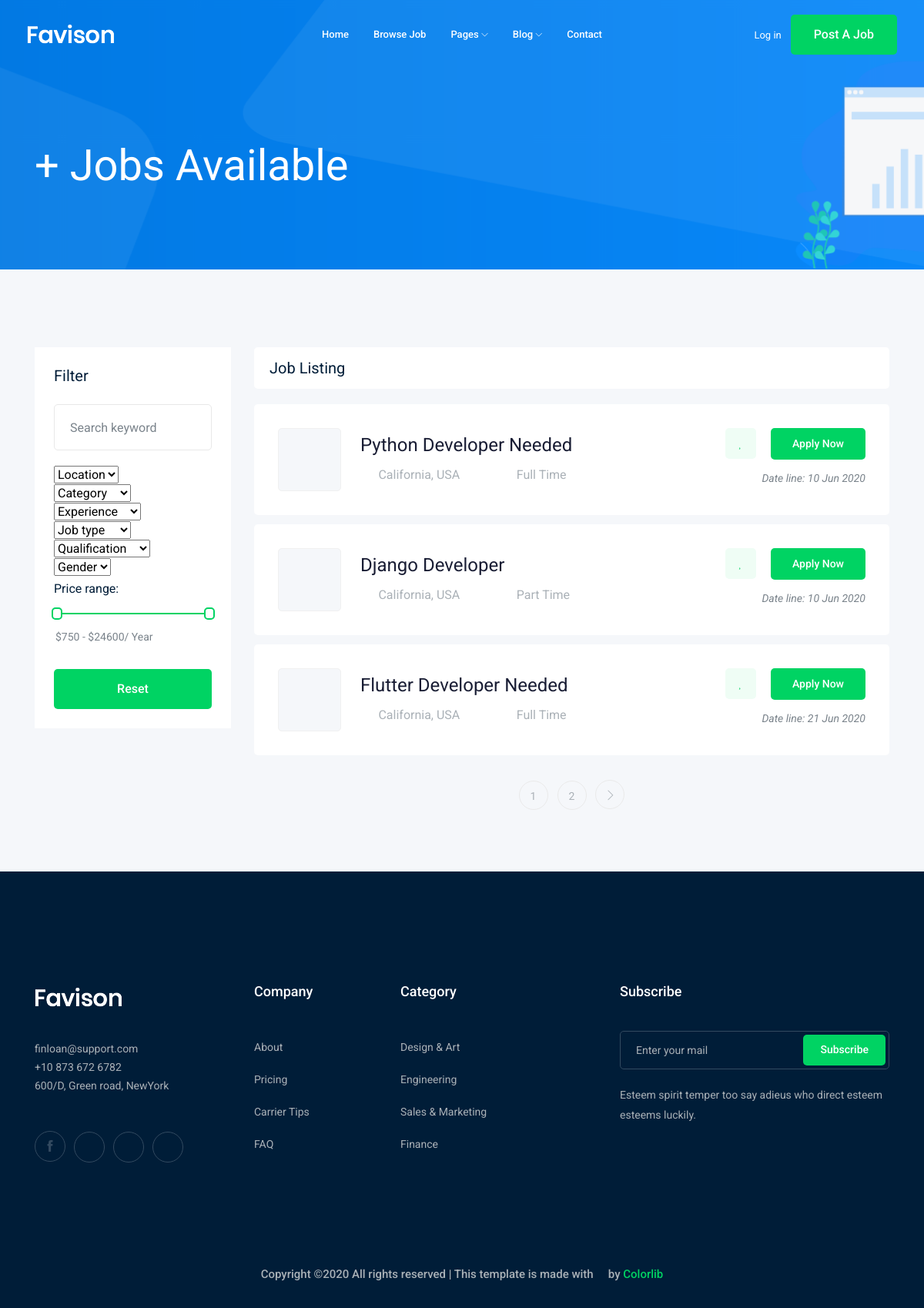
Screenshot of /jobs/ with the database file from the repository.
### job/models.py (models this page shows, shortened)
class Job(models.Model):  # table
    owner = models.ForeignKey(User, related_name='job_owner', on_delete=models.CASCADE)
    title = models.CharField(max_length=100)  # column
    job_type = models.CharField(max_length=15 , choices=JOB_TYPE)
    description = models.TextField(max_length=1000)
    published_at = models.DateTimeField(auto_now=True)
    Vacancy = models.IntegerField(default=1)
    salary = models.IntegerField(default=0)
    experience = models.IntegerField(default=1)
    category = models.ForeignKey('Category',on_delete=models.CASCADE)
    image = models.ImageField(upload_to=image_upload)
    slug = models.SlugField(blank=True, null=True)
    def __str__(self):
        return self.title

### job/views.py (the view)
# urls.py: path('',views.job_list , name='job_list'),
def job_list(request):
    job_list = Job.objects.all()
    paginator = Paginator(job_list, 3) # Show 25 contacts per page.
    page_number = request.GET.get('page')
    page_obj = paginator.get_page(page_number)
    context = {'jobs' :page_obj } # template name
    return render(request,'job/job_list.html',context)

### job/templates/job/job_list.html (shortened to what this page needs)
{% extends 'base.html' %}
{% block body %}
    <div class="bradcam_area bradcam_bg_1">
        <div class="container">
            <div class="row">
                <div class="col-xl-12">
                    <div class="bradcam_text">
                        <h3>{{jobs.count}}+ Jobs Available</h3>
                    </div>
                </div>
            </div>
        </div>
    </div>
    <div class="job_listing_area plus_padding">
        <div class="container">
            <div class="row">
                <div class="col-lg-3">
                    <div class="job_filter white-bg">
                        <div class="form_inner white-bg">
                            <h3>Filter</h3>
                            <form action="#">
                                <div class="row">
                                    <div class="col-lg-12">
                                        <div class="single_field">
                                            <input type="text" placeholder="Search keyword">
                                        </div>
                                    </div>
                                    <div class="col-lg-12">
                                        <div class="single_field">
                                            <select class="wide">
                                                <option data-display="Location">Location</option>
                                            </select>
                                        </div>
                                    </div>
                                    <div class="col-lg-12">
                                        <div class="single_field">
                                            <select class="wide">
                                                <option data-display="Category">Category</option>
                                            </select>
                                        </div>
                                    </div>
                                    <div class="col-lg-12">
                                        <div class="single_field">
                                            <select class="wide">
                                                <option data-display="Experience">Experience</option>
                                            </select>
                                        </div>
                                    </div>
                                    <div class="col-lg-12">
                                        <div class="single_field">
                                            <select class="wide">
                                                <option data-display="Job type">Job type</option>
                                            </select>
                                        </div>
                                    </div>
                                    <div class="col-lg-12">
                                        <div class="single_field">
                                            <select class="wide">
                                                <option data-display="Qualification">Qualification</option>
                                            </select>
                                        </div>
                                    </div>
                                    <div class="col-lg-12">
                                        <div class="single_field">
                                            <select class="wide">
                                                <option data-display="Gender">Gender</option>
                                            </select>
                                        </div>
                                    </div>
                                </div>
                            </form>
                        </div>
                        <div class="range_wrap">
                            <label for="amount">Price range:</label>
                            <div id="slider-range"></div>
                            <p>
                                <input type="text" id="amount" readonly style="border:0; color:#7A838B; font-size: 14px; font-weight:400;">
                            </p>
                        </div>
                        <div class="reset_btn">
                            <button  class="boxed-btn3 w-100" type="submit">Reset</button>
                        </div>
                    </div>
                </div>
                <div class="col-lg-9">
                    <div class="recent_joblist_wrap">
                        <div class="recent_joblist white-bg ">
                            <div class="row align-items-center">
                                <div class="col-md-6">
                                    <h4>Job Listing</h4>
                                </div>
                                <div class="col-md-6">
                                </div>
                            </div>
                        </div>
                    </div>
                    <div class="job_lists m-0">
                        <div class="row">
                           {% for job in jobs %}
                            <div class="col-lg-12 col-md-12">
                                <div class="single_jobs white-bg d-flex justify-content-between">
                                    <div class="jobs_left d-flex align-items-center">
                                        <div class="thumb">
                                        </div>
                                        <div class="jobs_conetent">
                                            <a href="{% url 'jobs:job_detail' job.slug %}"><h4>{{job}}</h4></a>
                                            <div class="links_locat d-flex align-items-center">
                                                <div class="location">
                                                    <p> <i class="fa fa-map-marker"></i> California, USA</p>
                                                </div>
                                                <div class="location">
                                                    <p> <i class="fa fa-clock-o"></i> {{job.job_type}}</p>
                                                </div>
                                            </div>
                                        </div>
                                    </div>
                                    <div class="jobs_right">
                                        <div class="apply_now">
                                            <a class="heart_mark" href="#"> <i class="fa fa-heart"></i> </a>
                                            <a href="{% url 'jobs:job_detail' job.slug %}" class="boxed-btn3">Apply Now</a>
                                        </div>
                                        <div class="date">
                                            <p>Date line: {{job.published_at|date:'d M o'}}</p>
                                        </div>
                                    </div>
                                </div>
                            </div>
                            {% endfor %}
                        </div>
                        {% if jobs.has_other_pages %}
                            <div class="row">
                                <div class="col-lg-12">
                                    <div class="pagination_wrap">
                                        <ul>
                                            {% for i in jobs.paginator.page_range %}
                                                <li><a href="?page={{i}}"><span>{{i}}</span></a></li>
                                            {% endfor %}
                                            {% if jobs.has_next %}
                                                <li><a href="?page={{jobs.next_page_number}}"> <i class="ti-angle-right"></i> </a></li>
                                            {% endif %}
                                        </ul>
                                    </div>
                                </div>
                            </div>
                        {% endif %}
                    </div>
                </div>
            </div>
        </div>
    </div>
{% endblock body %}

### rows the page displays
Job: title "Python Developer Needed", job_type "Full Time", published_at "10 Jun 2020"
Job: title "Django Developer", job_type "Part Time", published_at "10 Jun 2020"
Job: title "Flutter Developer Needed", job_type "Full Time", published_at "21 Jun 2020"

### other values shown
{{ i }} "1" "2"
